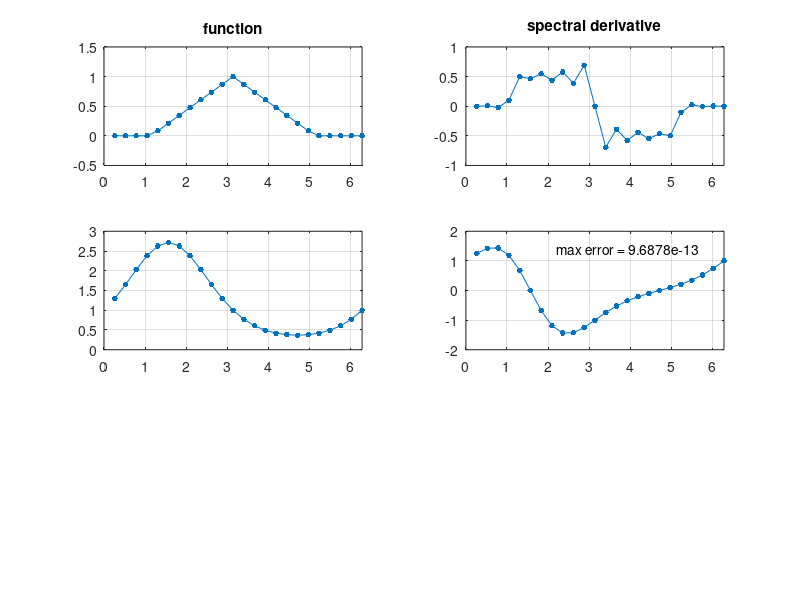

Here is the MATLAB script that generated this plot:
% p4.m - periodic spectral differentiation

% Set up grid and differentiation matrix:
  N = 24; h = 2*pi/N; x = h*(1:N)';
  column = [0 .5*(-1).^(1:N-1).*cot((1:N-1)*h/2)]';
  D = toeplitz(column,column([1 N:-1:2]));

% Differentiation of a hat function:
  v = max(0,1-abs(x-pi)/2); clf
  subplot(3,2,1), plot(x,v,'.-','markersize',13)
  axis([0 2*pi -.5 1.5]), grid on, title('function')
  subplot(3,2,2), plot(x,D*v,'.-','markersize',13)
  axis([0 2*pi -1 1]), grid on, title('spectral derivative')

% Differentiation of exp(sin(x)):
  v = exp(sin(x)); vprime = cos(x).*v;
  subplot(3,2,3), plot(x,v,'.-','markersize',13)
  axis([0 2*pi 0 3]), grid on
  subplot(3,2,4), plot(x,D*v,'.-','markersize',13)
  axis([0 2*pi -2 2]), grid on
  error = norm(D*v-vprime,inf);
  text(2.2,1.4,['max error = ' num2str(error)])